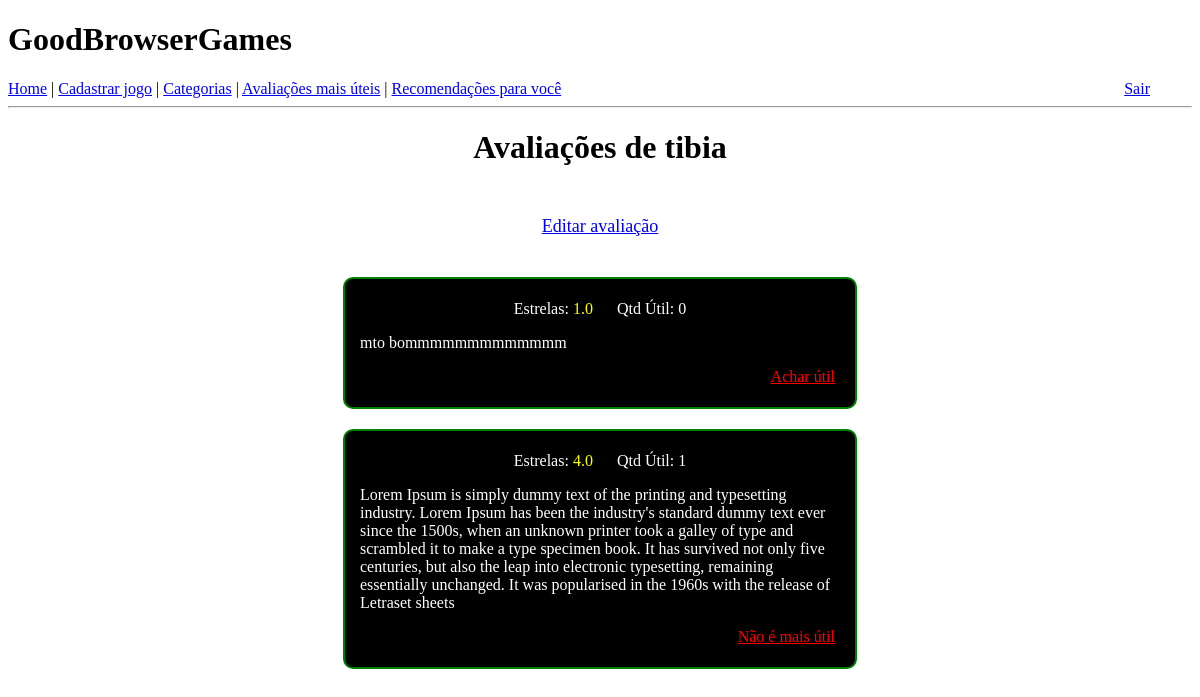
Screenshot of /listar-avaliacoes/1 (signed in) with the database file from the repository.
### app/models.py (models this page shows)
class Jogo(db.Model):
    id = db.Column(db.Integer, primary_key=True)
    nome = db.Column(db.String(128), index=True, )
    categoria = db.Column(db.String(64), index=True)
    url_jogo = db.Column(db.String, index=True)
    url_video = db.Column(db.String, index=True)
    url_imagem = db.Column(db.String, index=True)
    descricao = db.Column(db.String, index=True)

class Avaliacao(db.Model):
    id = db.Column(db.Integer, primary_key=True)
    estrelas = db.Column(db.Float, index=True)
    texto = db.Column(db.String(255))
    qnt_util = db.Column(db.Integer, index=True, default=0)
    user_id = db.Column(db.Integer, db.ForeignKey('user.id'))
    jogo_id = db.Column(db.Integer, db.ForeignKey('jogo.id'))

### app/routes.py (the view)
@app.route("/listar-avaliacoes/<id>", methods=["GET", "POST"])
def listar_avaliacoes(id):
    avaliacoes = list(Avaliacao.query.filter_by(jogo_id=id))
    jogo = Jogo.query.filter_by(id=id).first()
    ids_avaliacoes_uteis_usuario = None
    if avaliacoes:
        avaliacoes_ids = [a.id for a in avaliacoes]
        user_id_expression = VotoUtil.user_id.in_([current_user.id])
        in_expression = VotoUtil.avaliacao_id.in_(avaliacoes_ids)
        votos_util_usuario = list(VotoUtil.query.filter(user_id_expression, in_expression))
        ids_avaliacoes_uteis_usuario = [v.avaliacao_id for v in votos_util_usuario]
    avaliacao_pelo_usuario = Avaliacao.query.filter_by(jogo_id=id, user_id=current_user.id).first()
    if avaliacao_pelo_usuario:
        avaliacao_feita = avaliacao_pelo_usuario
    else:
        avaliacao_feita = None
    return render_template("lista_avaliacoes.html", avaliacoes=avaliacoes, jogo=jogo, avaliacao_feita=avaliacao_feita, avals_uteis_ids=ids_avaliacoes_uteis_usuario)

### app/models.py (called while the page is built)
@login.user_loader
def load_user(id):
    return User.query.get(int(id))

### app/templates/lista_avaliacoes.html (shortened to what this page needs)
{% extends "base.html" %}
{% block content %}
    <div id="container">
        <h1 style="margin-bottom: 50px;">Avaliações de {{ jogo.nome }}</h1>
        <div>
            {% if avaliacao_feita %}
                <p style="margin-bottom: 40px; font-size: large;"><a href="/editar-avaliacao/{{avaliacao_feita.id}}">Editar avaliação</a></p>
            {% else %}
                <p style="margin-bottom: 40px; font-size: large;"><a href="/fazer-avaliacao/{{jogo.id}}">Adicionar avaliação</a></p>
            {% endif %}
        </div>
        {% if avaliacoes %}
            {% for avaliacao in avaliacoes %}
            <div class="box-avaliacao">
                <p>Estrelas: <span style="color: yellow; margin-right: 20px;">{{ avaliacao.estrelas }}</span>
                    Qtd Útil: {{ avaliacao.qnt_util }}
                </p>
                <p style="text-align: left; margin: 10px;">{{ avaliacao.texto }}</p>
                {% if avaliacao.id in avals_uteis_ids %}
                    <p class="botao-util"><a href="/tirar-util/{{avaliacao.id}}">Não é mais útil</a></p>
                {% else %}
                    <p class="botao-util"><a href="/achar-util/{{avaliacao.id}}">Achar útil</a></p>
                {% endif %}
            </div>
            {% endfor %}
        {% else %}
            <h3 style="color: red;">Este jogo ainda não possui avaliações, seja o primeiro a avaliar!</h3>
        {% endif %}
    </div>
{% endblock %}

### app/templates/lista_avaliacoes.html (style rules this page uses)
#container { text-align: center; }
.box-avaliacao { border: 2px solid green; border-radius: 10px; background-color: black; color: white; width: 500px; max-width: 500px; margin-left: auto; margin-right: auto; margin-top: 20px; margin-bottom: 20px; padding: 5px; text-align: center; }
.botao-util { text-align: right; margin-right: 15px; }
.botao-util a:link { color: red; }

### rows the page displays
Jogo: nome "tibia"
Avaliacao: estrelas "1.0", qnt_util "0", texto "mto bommmmmmmmmmmmm"
Avaliacao: estrelas "4.0", qnt_util "1", texto "Lorem Ipsum is simply dummy text of the printing and typesetting industry. Lorem Ipsum has been the industry's standard dummy text ever since the 1500s, when an unknown printer took a galley of type and scrambled it to make a type specimen book. It has survived not only five centuries, but also the leap into electronic typesetting, remaining essentially unchanged. It was popularised in the 1960s with the release of Letraset sheets"
